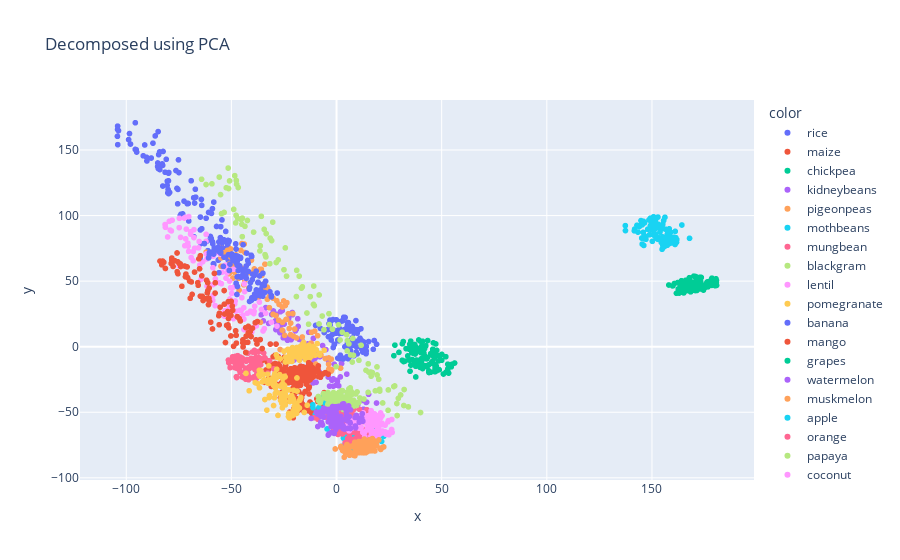

The cell this chart's notebook holds for it:
### Code cell
from sklearn.decomposition import PCA
import plotly.express as px
pca=PCA(n_components=2)
df_pca=pca.fit_transform(df.drop(['Label'],axis=1))
df_pca=pd.DataFrame(df_pca)
fig = px.scatter(x=df_pca[0],y=df_pca[1],color=df['Label'],title="Decomposed using PCA")
fig.show()
